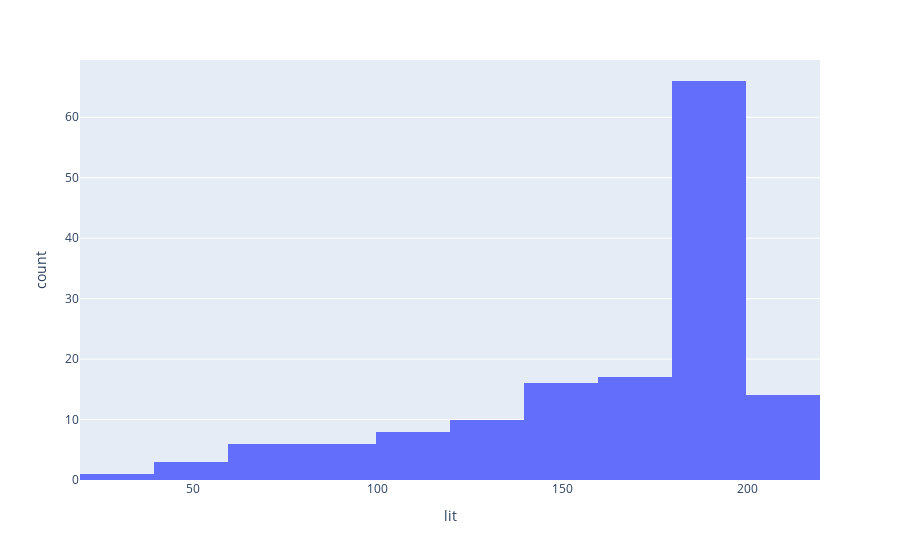

Here is the notebook cell this chart was saved with:
### Code cell
px.histogram(df, x = "lit")

### Figure 1 — Plotly figure (JSON) as saved in the notebook; plotly's stock layout.template omitted (floating-point values rounded to 4 significant figures; data arrays with more than 128 entries replaced by an {"elided": "..."} marker saying what was removed)
{"data": [{"alignmentgroup": "True", "bingroup": "x", "hovertemplate": "lit=%{x}<br>count=%{y}<extra></extra>", "legendgroup": "", "marker": {"color": "#636efa", "pattern": {"shape": ""}}, "name": "", "offsetgroup": "", "orientation": "v", "showlegend": false, "type": "histogram", "x": {"elided": "147 int values"}, "xaxis": "x", "yaxis": "y"}], "layout": {"barmode": "relative", "legend": {"tracegroupgap": 0}, "margin": {"t": 60}, "xaxis": {"anchor": "y", "domain": [0, 1], "title": {"text": "lit"}}, "yaxis": {"anchor": "x", "domain": [0, 1], "title": {"text": "count"}}}}
